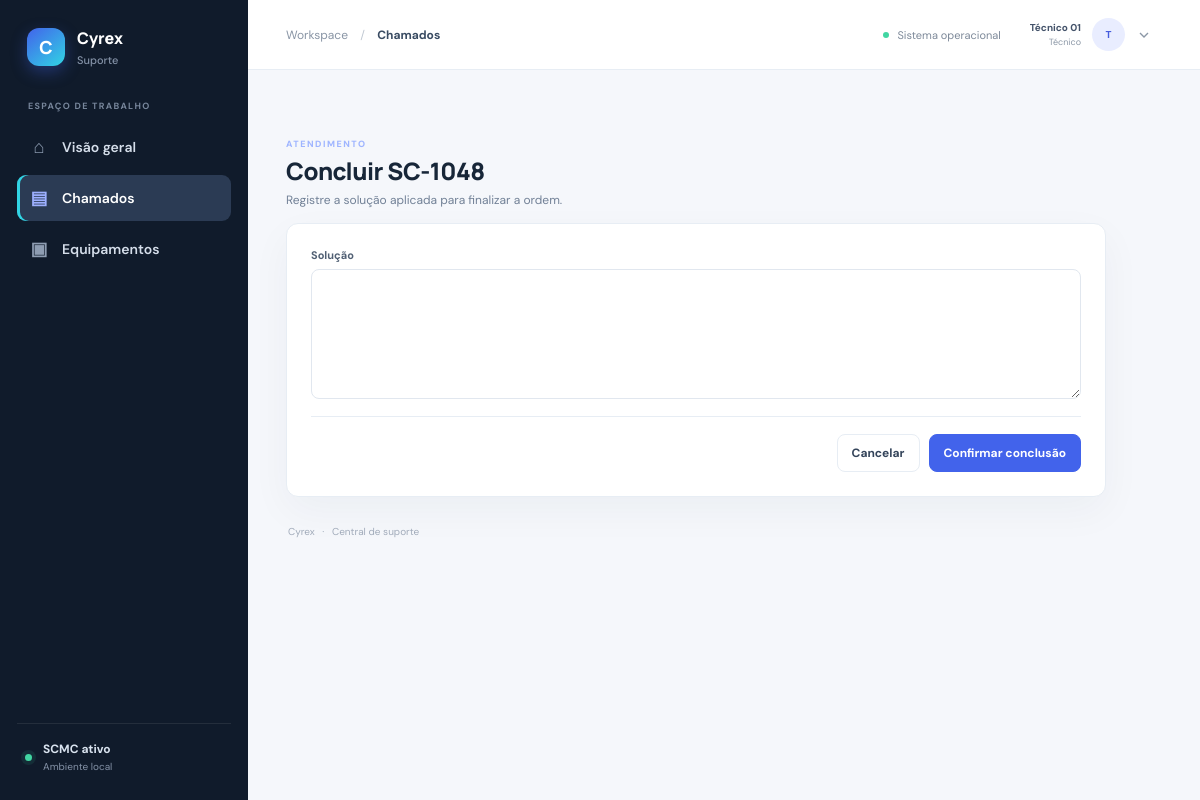
Screenshot of /orders/1/close (signed in) with the database file from the repository.
### tables this page shows
CREATE TABLE users (
  id INTEGER PRIMARY KEY AUTOINCREMENT,
  name TEXT NOT NULL,
  email TEXT NOT NULL UNIQUE,
  password_hash TEXT NOT NULL DEFAULT '',
  job_title TEXT NOT NULL DEFAULT '',
  sector TEXT NOT NULL DEFAULT '',
  phone TEXT NOT NULL DEFAULT '',
  extension TEXT NOT NULL DEFAULT '',
  role TEXT NOT NULL CHECK(role IN ('Administrador','Técnico','Solicitante')),
  active INTEGER NOT NULL DEFAULT 1 CHECK(active IN (0,1)),
  created_at TEXT NOT NULL DEFAULT CURRENT_TIMESTAMP
);

CREATE TABLE service_orders (
  id INTEGER PRIMARY KEY AUTOINCREMENT,
  number TEXT NOT NULL UNIQUE,
  title TEXT NOT NULL,
  description TEXT NOT NULL,
  priority TEXT NOT NULL DEFAULT 'Média' CHECK(priority IN ('Baixa','Média','Alta','Crítica')),
  status TEXT NOT NULL DEFAULT 'Aberta' CHECK(status IN ('Aberta','Em atendimento','Aguardando','Concluída','Cancelada')),
  opened_at TEXT NOT NULL,
  updated_at TEXT NOT NULL,
  closed_at TEXT,
  solution TEXT NOT NULL DEFAULT '',
  requester_id INTEGER NOT NULL REFERENCES users(id) ON DELETE RESTRICT,
  technician_id INTEGER REFERENCES users(id) ON DELETE RESTRICT,
  equipment_id INTEGER NOT NULL REFERENCES equipment(id) ON DELETE RESTRICT
);

### app.py (the view, shortened to what this page needs)
@app.route("/orders/<int:item_id>/close",methods=["GET","POST"])
@technician_required
def order_close(item_id):
    row=get_or_404("service_orders",item_id)
    return render_template("close_order.html",row=row)

### app.py (called while the page is built)
def get_db():
    if "db" not in g:
        g.db = sqlite3.connect(DATABASE)
        g.db.row_factory = sqlite3.Row
        g.db.execute("PRAGMA foreign_keys = ON")
    return g.db

def technician_required(view):
    @wraps(view)
    def wrapped(*args, **kwargs):
        if g.user is None or g.user["role"] not in ("Técnico", "Administrador"):
            abort(403)
        return view(*args, **kwargs)
    return wrapped

@app.context_processor
def inject_current_user():
    appearance = dict(DEFAULT_APPEARANCE)
    if g.user:
        appearance.update(dict(get_db().execute("SELECT key,value FROM appearance_settings")))
    return {"current_user": g.user, "appearance": appearance}

def get_or_404(table, item_id):
    row = get_db().execute(f"SELECT * FROM {table} WHERE id=?", (item_id,)).fetchone()
    if row is None:
        abort(404)
    return row

### templates/close_order.html
{% extends 'base.html' %}{% block title %}Concluir chamado | SCMC{% endblock %}{% block section %}Chamados{% endblock %}{% block content %}<div class="section-head"><div><span class="eyebrow">ATENDIMENTO</span><h1>Concluir {{ row.number }}</h1><p>Registre a solução aplicada para finalizar a ordem.</p></div></div><form class="card form" method="post"><label>Solução<textarea name="solution" rows="6" required>{{ row.solution }}</textarea></label><div class="form-actions"><a class="btn" href="{{ url_for('order_detail',item_id=row.id) }}">Cancelar</a><button class="btn primary">Confirmar conclusão</button></div></form>{% endblock %}

### templates/base.html (shortened to what this page needs)
<!doctype html>
<html lang="pt-br">
<head>
  <link rel="stylesheet" href="{{ url_for('static',filename='style.css') }}">
</head>
<body style="--blue:{{ appearance.primary }};--accent:{{ appearance.accent }};--paper:{{ appearance.background }};--sidebar:{{ appearance.sidebar }};--sidebar-text:{{ appearance.sidebar_text }};--surface:{{ appearance.surface }};--ink:{{ appearance.text }};--muted:{{ appearance.muted }};--line:{{ appearance.border }};--green:{{ appearance.success }};--warning:{{ appearance.warning }};--danger:{{ appearance.danger }}">
<div class="app-shell">
  <aside class="sidebar">
    <a class="brand" href="{{ url_for('index') }}"><span class="brand-mark">{% if appearance.logo %}<img src="{{ url_for('static',filename='uploads/'+appearance.logo) }}" alt="Logo Cyrex">{% else %}C{% endif %}</span><span>Cyrex<small>Suporte</small></span></a>
    <div class="side-label">ESPAÇO DE TRABALHO</div>
    <nav class="side-nav">
      <a class="{% if request.endpoint == 'index' %}active{% endif %}" href="{{ url_for('index') }}"><span class="nav-icon">⌂</span> Visão geral</a>
      <a class="{% if request.endpoint in ['orders','order_new','order_edit','order_detail','order_close'] %}active{% endif %}" href="{{ url_for('orders') }}"><span class="nav-icon">▤</span> Chamados</a>
      <a class="{% if request.endpoint in ['equipment','equipment_new','equipment_edit'] %}active{% endif %}" href="{{ url_for('equipment') }}"><span class="nav-icon">▣</span> Equipamentos</a>
    </nav>
    <div class="sidebar-bottom"><div class="status-dot"></div><div><strong>SCMC ativo</strong><small>Ambiente local</small></div></div>
  </aside>
  <main class="main-area">
    <header class="topbar"><div class="crumb">Workspace <span>/</span> <strong>{% block section %}Início{% endblock %}</strong></div><div class="top-actions"><span class="online"><i></i> Sistema operacional</span><details class="account-menu">
        <summary class="account-trigger" aria-label="Abrir menu da conta" aria-expanded="false" aria-controls="account-panel">
          <span class="account-label"><strong>{{ current_user.name }}</strong><small>{{ current_user.role }}</small></span>
          <span class="avatar" aria-hidden="true">{{ current_user.name[0]|upper }}</span>
          <svg class="account-chevron" width="16" height="16" viewBox="0 0 24 24" fill="none" stroke="currentColor" stroke-width="2" aria-hidden="true"><path d="m6 9 6 6 6-6"/></svg>
        </summary>
      </details></div></header>
    <div class="page-content">
      {% block content %}{% endblock %}
      <footer class="footer">Cyrex <span>·</span> Central de suporte</footer>
    </div>
  </main>
</div>
</body></html>

### rows the page displays
users: name "Técnico 01", role "Técnico", name "T"
service_orders: number "SC-1048"
